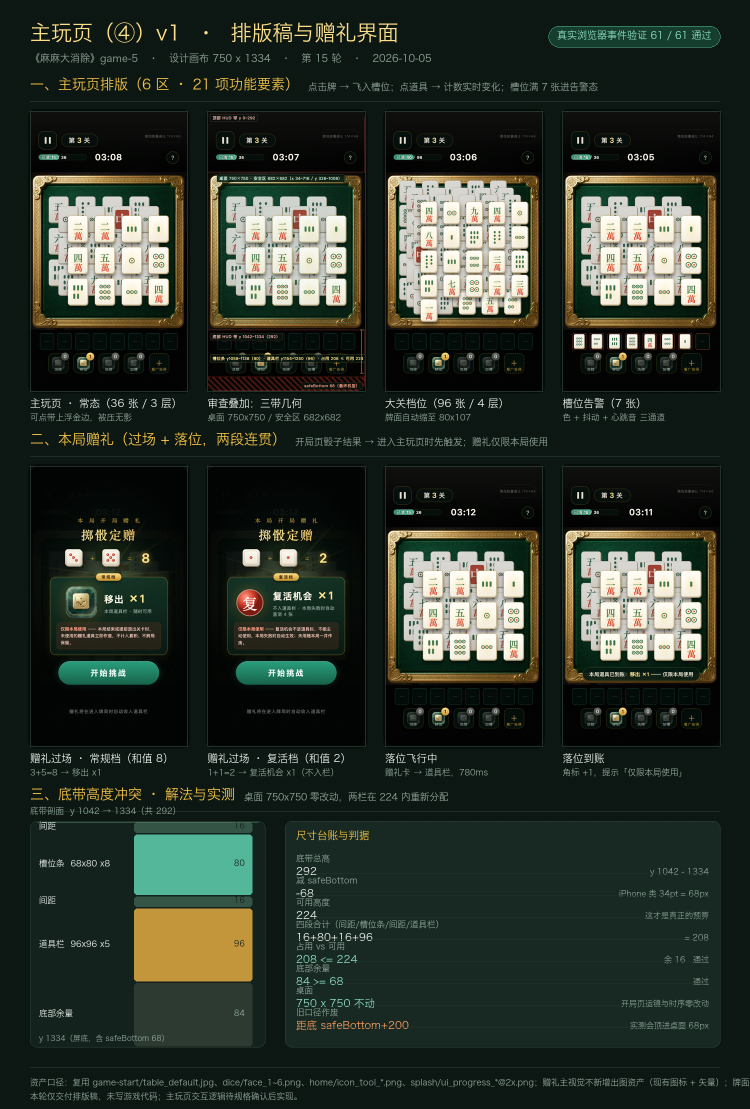
#> input picture docs-verify/game-5/game-play/00-主玩页与赠礼层-验收板.png, 1500 x 2218 px, given in place of 一万-raw.png, which was not available (shown at 1/2 size)
$ python make_tiao_v6_sheet.py
#> lines starting #> are read from the running program, lines starting #| are printed output that depends on the picture; after the words box and inside, x2 and y2 are one past the last pixel; in counts of white or black regions, pixels touching at a corner belong together; pictures that were not available may be replaced by others from this repository, and a replacement may not be noted
#!/usr/bin/env python3
# -*- coding: utf-8 -*-
"""九条 v6 · 两候选（图生图 / 一万边框像素级复用）+ 验收板（第 21 轮）

用户拍板原话：
  1、九条中间的图案颜色参照所提供的参考图来生成，并继续保持竹子形状；
  2、九条周边的金色边框参照「一万」的边框来制作，需与「一万」周围边框完全一致。

本轮两条工艺：
  ① 图生图（候选甲）：image1 = 一万-raw.png（1024×1536，与输出同尺寸 → 零拉伸），
     image2 = 用户参考图（只取配色），input_fidelity=high。
     实测：牌体 x 范围 134..885 与一万**完全相同**，面心 y 280..1178 **完全相同**，
     边框带逐像素平均差 3.99 灰阶（≈1.6%），四角卷草 4.67~5.48 灰阶。
  ② 框像素级复用（候选乙）：以一万-raw 为底，只把**面心矩形（交集）**替换为图生图的面心。
     两图几何已对齐到 0~7px，无需缩放；替换矩形严格不越出面心 → 金框、牌体、侧墙、
     背景、接触阴影**全部是一万的原像素**，边框带逐像素差恒为 0.00。

★ 数量判据（第 20 轮结论，本轮再次被证伪，重申生效）：
  「图案数量」**不做机器断言**。本轮换了个更聪明的分段投影法重试，仍在真值已知的
  v5（真值 6 列 3 行）上量成 10/11/11 列 10 行、在 v2（真值 3 列 3 行）上量成 7/9/8 列
  —— 竹子的内部凹槽会把一根拆成好几段，任何投影/连通域计数都会被它击穿。
  → 数量**交回目视**；本脚本只做**配色带判据**（左/中/右三带各自的红:绿像素比），
    这条是颜色统计、不是形状计数，可靠。
"""
import os
import numpy as np
from PIL import Image, ImageDraw, ImageFont, ImageFilter

BASE = os.path.dirname(os.path.abspath(__file__))
ROOT = os.path.abspath(os.path.join(BASE, '..', '..', '..'))
TIAO = os.path.join(ROOT, 'assets', '_src', 'game-play', 'tiles', 'tiao')   # 已归档（原 tile-samples/tiao）
WAN = os.path.join(ROOT, 'assets', '_src', 'game-play', 'tiles', 'wan')
REF = '/Users/consli/.workbuddy/clipboard-images/clipboard-2026-10-05T06-20-00-635Z-c1438df3.png'
GEN = os.path.join(TIAO, 'rejected', '九条-候选甲-生图原始落盘.png')
OUT = os.path.join(BASE, '27-九条v6-两候选验收板.png')
FONT = '/System/Library/Fonts/Hiragino Sans GB.ttc'

BG, PANEL, PANEL2, LINE = (12, 22, 18), (19, 34, 28), (23, 41, 34), (44, 68, 58)
CREAM, MUTE, GOLD, GOLD_HI = (240, 245, 239), (146, 168, 156), (246, 196, 69), (255, 224, 138)
TEAL, ORANGE, RED = (143, 227, 197), (255, 158, 96), (216, 67, 47)

_fc = {}
# [8 lines left out: function F, not called in this run]


# ══ 几何：金框判据 R−B>85（比 HSV 色相稳——象牙牌的暖调不会误入）══════════
def gold_mask(a):
    return (a[:, :, 0].astype(np.int16) - a[:, :, 2].astype(np.int16)) > 85


def geom(path):
    im = Image.open(path).convert('RGB')
    a = np.asarray(im, dtype=np.int16)
    W, H = im.size
    g = gold_mask(a)
    R, G, B = a[:, :, 0], a[:, :, 1], a[:, :, 2]
    bg = (np.abs(R - 250) < 12) & (np.abs(G - 250) < 12) & (np.abs(B - 250) < 12)
    body = ~bg
    rows, cols = body.sum(axis=1), body.sum(axis=0)
    ry = np.nonzero(rows > W * 0.15)[0]
    rx = np.nonzero(cols > H * 0.15)[0]
    cy, cx = (ry[0] + ry[-1]) // 2, (rx[0] + rx[-1]) // 2

    def runs(v):
        out, s = [], None
        for i, x in enumerate(v.tolist()):
            if x > 0.5:
                if s is None: s = i
            else:
                if s is not None: out.append((s, i - 1)); s = None
        if s is not None: out.append((s, len(v) - 1))
        return out

    gr, gc = runs(g[cy, :]), runs(g[:, cx])
    tile = (int(rx[0]), int(rx[-1]), int(ry[0]), int(ry[-1]))
    if gr and gc:
        face = (gr[0][1] + 1, gr[-1][0] - 1, gc[0][1] + 1, gc[-1][0] - 1)
    else:
        # 无金框的图（如用户参考图）：面心回退为「整图内缩」
        face = (int(W * 0.12), int(W * 0.88), int(H * 0.08), int(H * 0.92))
    return dict(im=im, a=a, gold=g, W=W, H=H, tile=tile, face=face, has_frame=bool(gr and gc))


def band_diff(A, B, tile, face):
    """牌体内、面心外 的环形带逐像素平均差 + 四角卷草块（角块严格取面心之外，避免被面心污染）。"""
    tx0, tx1, ty0, ty1 = tile
    fx0, fx1, fy0, fy1 = face
    m = np.zeros((A.shape[0], A.shape[1]), bool)
    m[ty0:ty1 + 1, tx0:tx1 + 1] = True
    m[fy0:fy1 + 1, fx0:fx1 + 1] = False
    d = np.abs(A - np.asarray(B, np.int16)).mean(axis=2)
    band = d[m]
    corners = []
    for (yy0, yy1, xx0, xx1) in [(ty0, fy0, tx0, fx0), (ty0, fy0, fx1, tx1),
                                 (fy1, ty1, tx0, fx0), (fy1, ty1, fx1, tx1)]:
        corners.append(float(d[yy0:yy1, xx0:xx1].mean()))
    return dict(band=float(band.mean()), p95=float(np.percentile(band, 95)),
                n=int(band.size), corners=corners)


def masks(a):
    R, G, B = a[:, :, 0], a[:, :, 1], a[:, :, 2]
    grn = (G > R + 18) & (G > B + 18) & (G > 45)
    # ★ 红判据必须加 G < 0.62R：深色金 (190,120,50) 的 G/R≈0.63，不加会被算成「红」，
    #   于是「红像素」会一路铺到金框上去（本轮实测 x 范围被撑到整个面心宽）。
    #   朱红 (192,57,43) 的 G/R≈0.30，安全通过。
    red = (R > G + 45) & (R > B + 45) & (R > 95) & (G < 0.62 * R)
    return grn, red


def _motif_region(im, face, frac=0.25):
    """定出「图案区」的 x/y 范围。
    不用固定内缩量：金框内缘有一圈暖棕过渡影（R>G+45 且 G/R≈0.59，会被红判据吃掉），
    固定内缩 30px 仍清不干净 → 改用**列/行计数阈值**（>25% 峰值才算图案列），
    淡影每列只有几个像素，自然被排除。"""
    a = np.asarray(im.convert('RGB'), np.int16)
    fx0, fx1, fy0, fy1 = face
    fw, fh = fx1 - fx0 + 1, fy1 - fy0 + 1
    ins = max(3, int(0.05 * min(fw, fh)))
    grn, red = masks(a)
    inner = np.zeros(a.shape[:2], bool)
    inner[fy0 + ins:fy1 - ins + 1, fx0 + ins:fx1 - ins + 1] = True
    both = (grn | red) & inner
    cs, rs = both.sum(axis=0), both.sum(axis=1)
    cx = np.nonzero(cs > cs.max() * frac)[0]
    ry = np.nonzero(rs > rs.max() * frac)[0]
    return both, (int(cx.min()), int(cx.max())), (int(ry.min()), int(ry.max()))


# [12 lines left out: function color_bands, not called in this run]


def pattern_bbox(im, face):
    _, xr, yr = _motif_region(im, face)
    return xr[0], xr[1], yr[0], yr[1]


# ══ 主体定位（与万子归一化同一口径）═══════════════════════════════════════
# [27 lines left out: function subject_bbox, not called in this run]


def kill_watermark(im):
    """底部水印带统一裁除（y≥1425，与第 17/19 轮同一工艺）。"""
    W, H = im.size
    if H > 1440:
        bgp = im.crop((0, 1385, W, 1405)).resize((1, 1)).getpixel((0, 0))
        im.paste(Image.new('RGB', (W, H - 1425), bgp), (0, 1425))
    return im


# [12 lines left out: function crop_rect, not called in this run]


# ══════════════════════════════════════════════════════════════════════
print('【1】几何测量（一万-raw 为对齐基准）')
WAN_RAW = os.path.join(WAN, '一万-raw.png')
G, B = geom(WAN_RAW), geom(GEN)
#> in geom, im is the input picture: PIL image 1500x2218 RGB; mean R, G, B 43.8, 52, 42.4
#> in gold_mask, `return (a[:, :, 0].astype(np.int16) - a[:, :, 2].astype(np.int16)) > 85`:
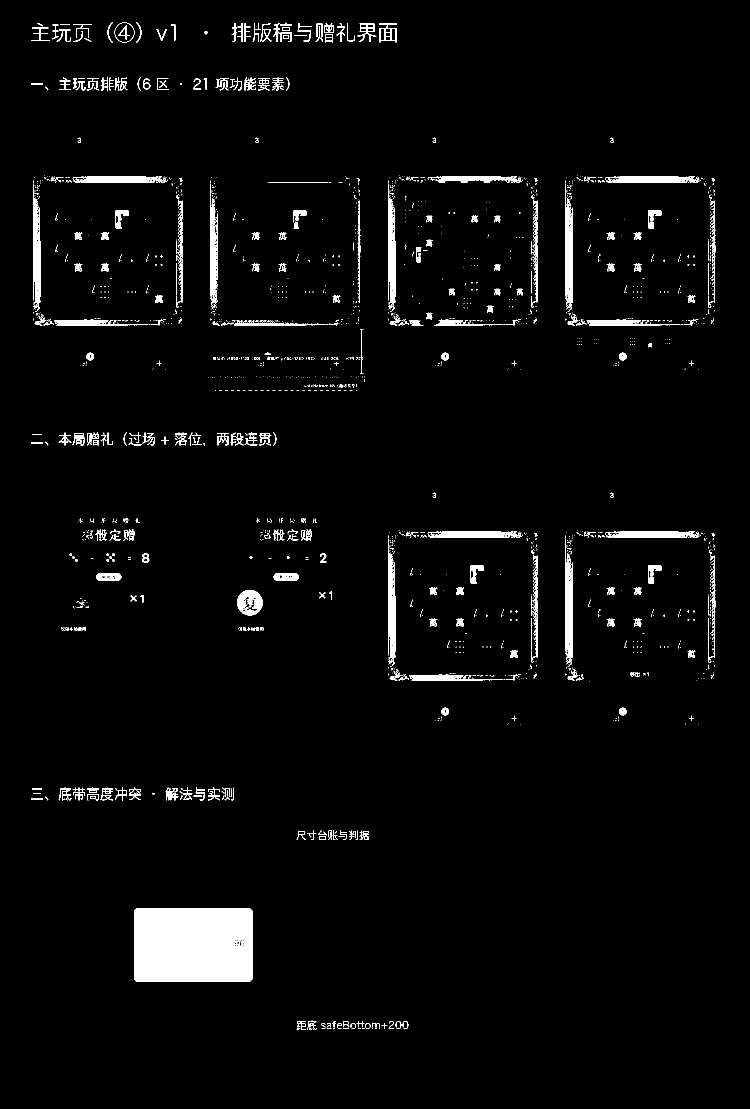
#> returned value: shape (2218, 1500) bool (shown at 1/2 size); 3.2% white; 2009 white regions (1646 under 20 px), largest, box (x1, y1, x2, y2) and area: (268, 1817, 505, 1963) 34412, (66, 367, 81, 624) 2662, (776, 367, 791, 624) 2662
#> in geom, `bg = (np.abs(R - 250) < 12) & (np.abs(G - 250) < 12) & (np.abs(B - 250..`: bg: shape (2218, 1500) bool; 1.3% white; 1280 white regions (1135 under 20 px), largest, box (x1, y1, x2, y2) and area: (244, 558, 282, 606) 545, (1309, 558, 1347, 606) 545, (954, 1268, 992, 1316) 545
#> in geom, `body = ~bg`:
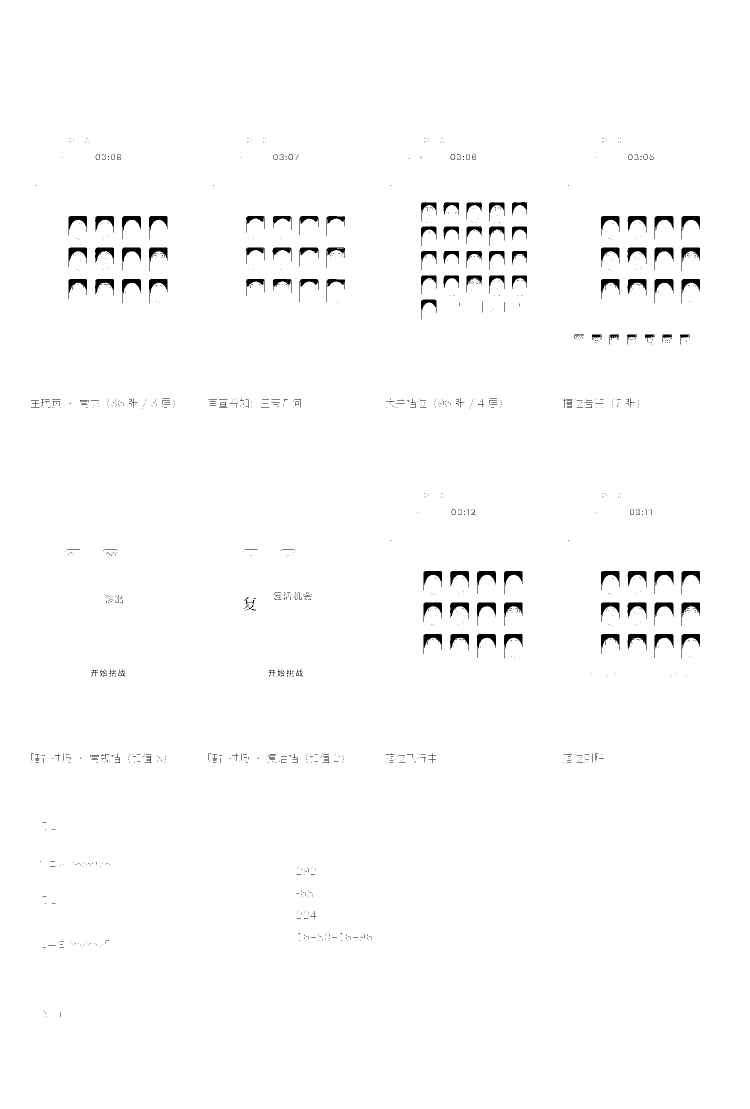
#> body: shape (2218, 1500) bool (shown at 1/2 size); 98.7% white; 1280 black regions (1135 under 20 px), largest, box (x1, y1, x2, y2) and area: (244, 558, 282, 606) 545, (1309, 558, 1347, 606) 545, (954, 1268, 992, 1316) 545
#> in geom, `rows, cols = body.sum(axis=1), body.sum(axis=0)`: rows = 2218 values, max 1500 at index 0, min 989 at index 561, mean 1480.8; cols = 1500 values, max 2218 at index 0, min 1944 at index 1363, mean 2189.6
#> in geom, `ry = np.nonzero(rows > W * 0.15)[0]`: ry = 2218 values from 0 to 2217
#> in geom, `rx = np.nonzero(cols > H * 0.15)[0]`: rx = 1500 values from 0 to 1499
#> in geom, `cy, cx = (ry[0] + ry[-1]) // 2, (rx[0] + rx[-1]) // 2`: cy = 1108; cx = 749
#> after the loop in runs, `for i, x in enumerate(v.tolist()):`: out = [(139, 143), (213, 217), (224, 228), (286, 296), (641, 650), (776, 776), (779, 783), (785, 785), (1066, 1066), (1131, 1131), (1134, 1138), (1140, 1140), (1421, 1421)]
#> the loop in runs (call 2), `for i, x in enumerate(v.tolist()):` made 2218 passes
#> s on passes 72, 2047: 71, 2046
#> in geom, `gr, gc = runs(g[cy, :]), runs(g[:, cx])`: gr has the same summary as out in runs; gc = [(71, 72), (2046, 2047)]
#> in geom, `tile = (int(rx[0]), int(rx[-1]), int(ry[0]), int(ry[-1]))`: tile = (0, 1499, 0, 2217)
#> in geom, `face = (gr[0][1] + 1, gr[-1][0] - 1, gc[0][1] + 1, gc[-1][0] - 1)`: face = (144, 1420, 73, 2045)
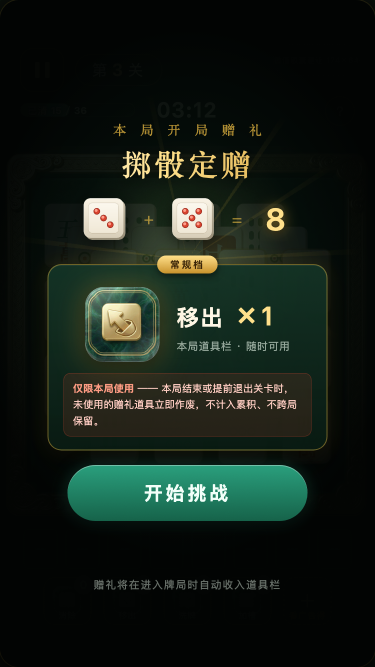
#> input picture docs-verify/game-5/game-play/01-赠礼过场-常规档.png, 750 x 1334 px, given in place of 九条-候选甲-生图原始落盘.png, which was not available (shown at 1/2 size)
#> in geom, im is the input picture: PIL image 750x1334 RGB; mean R, G, B 22, 31, 23.2
#> in gold_mask (call 2), `return (a[:, :, 0].astype(np.int16) - a[:, :, 2].astype(np.int16)) > 85`: returned value: shape (1334, 750) bool; 1.4% white; 73 white regions (29 under 20 px), largest, box (x1, y1, x2, y2) and area: (314, 511, 435, 547) 3552, (311, 302, 368, 357) 1294, (534, 416, 568, 462) 970
#> in geom (call 2), `bg = (np.abs(R - 250) < 12) & (np.abs(G - 250) < 12) & (np.abs(B - 250..`:
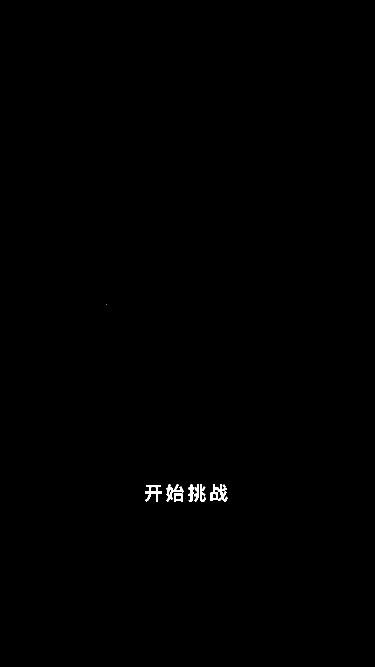
#> bg: shape (1334, 750) bool (shown at 1/2 size); 0.23% white; 10 white regions (1 under 20 px), largest, box (x1, y1, x2, y2) and area: (421, 969, 455, 1003) 563, (290, 970, 324, 1003) 467, (333, 969, 346, 1004) 250
#> in geom (call 2), `rows, cols = body.sum(axis=1), body.sum(axis=0)`: rows = 1334 values, max 750 at index 0, min 666 at index 986, mean 748.3; cols = 750 values, max 1334 at index 0, min 1300 at index 381, mean 1331
#> in geom (call 2), `ry = np.nonzero(rows > W * 0.15)[0]`: ry = 1334 values from 0 to 1333
#> in geom (call 2), `rx = np.nonzero(cols > H * 0.15)[0]`: rx = 750 values from 0 to 749
#> in geom (call 2), `cy, cx = (ry[0] + ry[-1]) // 2, (rx[0] + rx[-1]) // 2`: cy = 666; cx = 374
#> in geom (call 2), `gr, gc = runs(g[cy, :]), runs(g[:, cx])`: gr = [(216, 217), (246, 246), (259, 260), (270, 271)]; gc = [(417, 427), (444, 454), (511, 520), (523, 531), (536, 546)]
#> in geom (call 2), `tile = (int(rx[0]), int(rx[-1]), int(ry[0]), int(ry[-1]))`: tile = (0, 749, 0, 1333)
#> in geom (call 2), `face = (gr[0][1] + 1, gr[-1][0] - 1, gc[0][1] + 1, gc[-1][0] - 1)`: face = (218, 269, 428, 535)
for nm, d in [('一万-raw', G), ('九条-新  ', B)]:
    print('  %s 牌体 x%d..%d y%d..%d | 面心 x%d..%d y%d..%d (%dx%d)'
          % (nm, d['tile'][0], d['tile'][1], d['tile'][2], d['tile'][3],
             d['face'][0], d['face'][1], d['face'][2], d['face'][3],
             d['face'][1] - d['face'][0] + 1, d['face'][3] - d['face'][2] + 1))
#> this loop made 2 passes
#> nm on passes 1 to 2: '一万-raw', '九条-新  '
#|   一万-raw 牌体 x0..1499 y0..2217 | 面心 x144..1420 y73..2045 (1277x1973)
#|   九条-新   牌体 x0..749 y0..1333 | 面心 x218..269 y428..535 (52x108)
pb = pattern_bbox(B['im'], B['face'])
#> in masks, `grn = (G > R + 18) & (G > B + 18) & (G > 45)`: grn: shape (1334, 750) bool; 5.5% white; 354 white regions (324 under 20 px), largest, box (x1, y1, x2, y2) and area: (135, 930, 615, 1042) 47862, (145, 541, 350, 667) 4004, (185, 583, 307, 608) 382
#> in masks, `red = (R > G + 45) & (R > B + 45) & (R > 95) & (G < 0.62 * R)`: red: shape (1334, 750) bool; 0.31% white in thin lines or dots, all inside (x1, y1, x2, y2) = (127, 416, 623, 873)
#> in _motif_region, `both = (grn | red) & inner`:
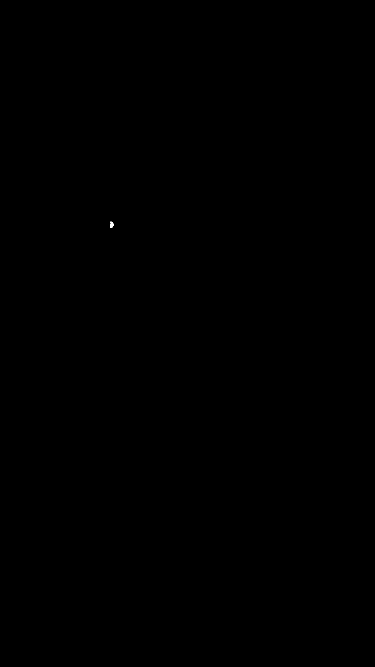
#> both: shape (1334, 750) bool (shown at 1/2 size); 0.01% white; 1 white region, box (x1, y1, x2, y2) and area: (221, 443, 227, 456) 61
#> in _motif_region, `cs, rs = both.sum(axis=0), both.sum(axis=1)`: cs = 750 values, max 13 at index 222, min 0 at index 0, mean 0.0813; rs = 1334 values, max 6 at index 448, min 0 at index 0, mean 0.0457
#> in _motif_region, `cx = np.nonzero(cs > cs.max() * frac)[0]`: cx = [221, 222, 223, 224, 225, 226]
#> in _motif_region, `ry = np.nonzero(rs > rs.max() * frac)[0]`: ry = [443, 444, 445, 446, 447, 448, 449, 450, 451, 452, 453, 454, 455]
#> in pattern_bbox, `_, xr, yr = _motif_region(im, face)`: xr = (221, 226); yr = (443, 455)
#> pb = (221, 226, 443, 455)
print('  九条-新 面心内图案 bbox x%d..%d y%d..%d  （面心 x%d..%d y%d..%d）'
      % (pb[0], pb[1], pb[2], pb[3], B['face'][0], B['face'][1], B['face'][2], B['face'][3]))
#|   九条-新 面心内图案 bbox x221..226 y443..455  （面心 x218..269 y428..535）

# ── 候选乙：一万原像素为底，只换面心（严格不越出面心 → 边框差恒为 0）────
ix0, ix1 = max(G['face'][0], B['face'][0]), min(G['face'][1], B['face'][1])
#> ix0 = 218; ix1 = 269
iy0, iy1 = max(G['face'][2], B['face'][2]), min(G['face'][3], B['face'][3])
#> iy0 = 428; iy1 = 535
print('\n【2】合成候选乙：替换矩形 = 两图面心交集 x%d..%d y%d..%d（向内 12px 羽化，不越出面心）'
      % (ix0, ix1, iy0, iy1))
#| 【2】合成候选乙：替换矩形 = 两图面心交集 x218..269 y428..535（向内 12px 羽化，不越出面心）

base = kill_watermark(Image.open(WAN_RAW).convert('RGB')).copy()
#> in kill_watermark, `W, H = im.size`: W = 1500; H = 2218
#> in kill_watermark, `bgp = im.crop((0, 1385, W, 1405)).resize((1, 1)).getpixel((0, 0))`: bgp = (4, 10, 8)
#> in kill_watermark, `im.paste(Image.new('RGB', (W, H - 1425), bgp), (0, 1425))`:
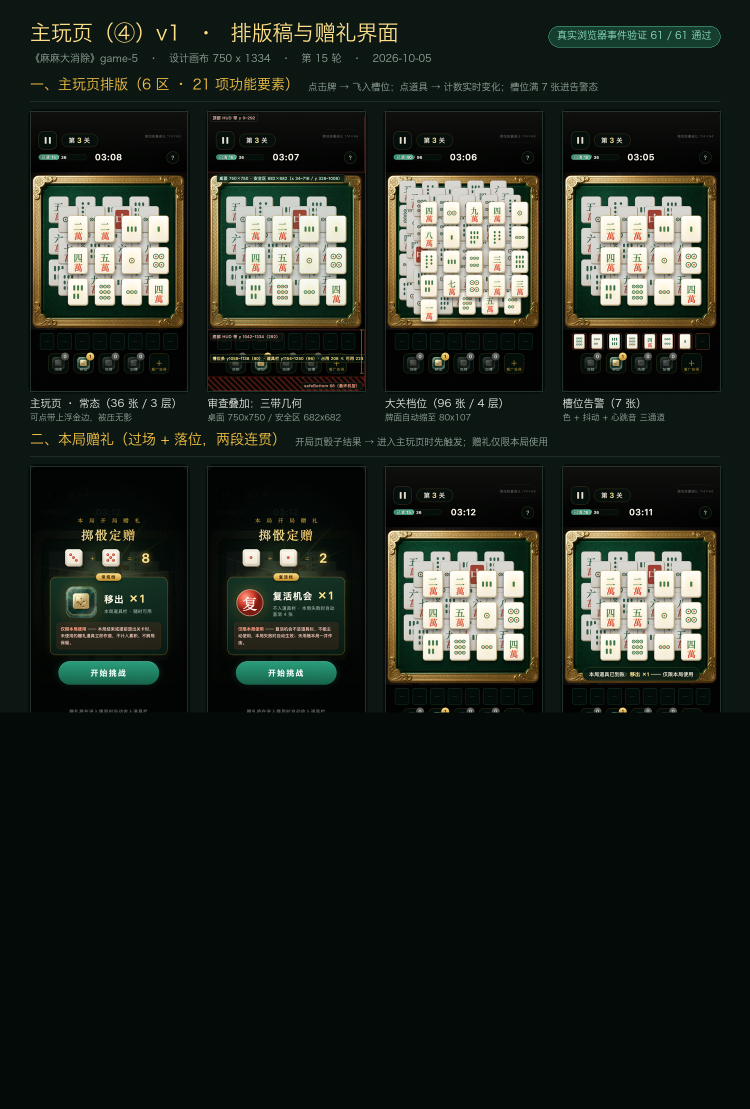
#> im: PIL image 1500x2218 RGB (shown at 1/2 size); mean R, G, B 34.9, 40.5, 33.4
src = Image.open(GEN).convert('RGB')
patch = src.crop((ix0, iy0, ix1 + 1, iy1 + 1))
w, h = patch.size
#> w = 52; h = 108
mk = Image.new('L', (w, h), 0)
#> mk: PIL image 52x108 L; every value is 0
ImageDraw.Draw(mk).rectangle([12, 12, w - 13, h - 13], fill=255)
#> mk: PIL image 52x108 L; 41.9% white; 1 white region, box (x1, y1, x2, y2) and area: (12, 12, 40, 96) 2352
mk = mk.filter(ImageFilter.GaussianBlur(5))
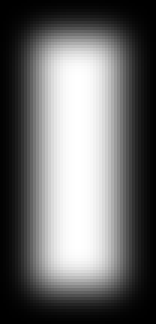
#> mk: PIL image 52x108 L (shown 3 times larger); min 0, max 255, mean 106.8
base.paste(patch, (ix0, iy0), mk)
V6B_RAW = os.path.join(TIAO, '九条-v6B-框复用-raw.png')
base.save(V6B_RAW)
V6A_RAW = os.path.join(TIAO, '九条-v6A-图生图-raw.png')
kill_watermark(Image.open(GEN).convert('RGB')).save(V6A_RAW)

# ── 边框一致性复核 ──────────────────────────────────────────────────────
print('\n【3】边框一致性（对一万-raw，同尺寸同构图，逐像素）')
DIFF = {}
for nm, p in [('候选甲 图生图', V6A_RAW), ('候选乙 框复用', V6B_RAW)]:
    d = geom(p)
#> d = 8 items
    r = band_diff(G['a'], d['a'], G['tile'], G['face'])
#> (the run stopped early here; a loop or call above may not have finished)
